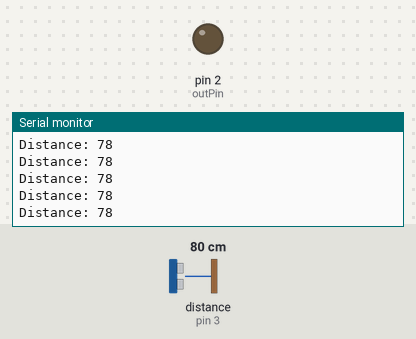
This sketch was run on a simulated Arduino Uno, built with avr-gcc and run on an emulated ATmega328P. On the bench: output pins drawn as LEDs (lit = HIGH), the last lines printed to the serial monitor. Wiring (inferred from the names in the program): ultrasonic range finder: trigger pin 4; echo pin 3. The test bench sets the inputs (shaded band); at power-on: distance to the obstacle (sensor on pin 3) 80 cm. The echo pulse lasts 58.3 µs per cm; pins used as bus, display or sensor lines are not drawn.

Above: at 1.2 s.
1.3 s: distance to the obstacle (sensor on pin 3) set to 2 cm
At 2.2 s:
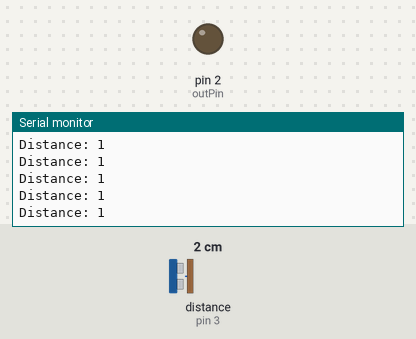
4.3 s: distance to the obstacle (sensor on pin 3) set to 120 cm
At 4.8 s:
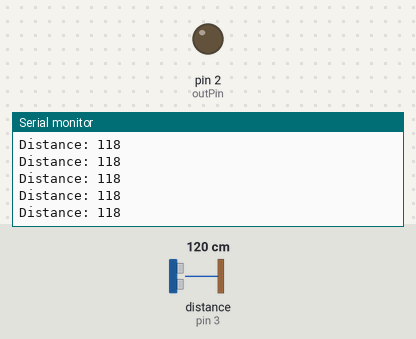
Timing chart, 0 to 7.3 s (numbered marks = the images above; inputs shaded):
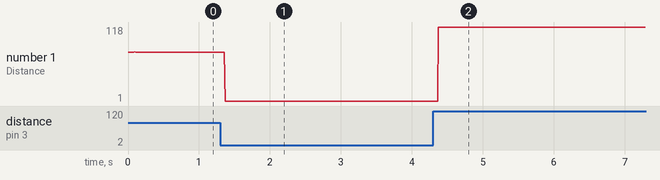

The sketch:

ultrasonic-light-exercise.ino
```cpp
/*
* Ultrasonic Sensor HC-SR04 and Arduino Tutorial
*
* Crated by Dejan Nedelkovski,
* www.HowToMechatronics.com
*
*/
// defines pins numbers
const int outPin = 2;
const int trigPin = 4;
const int echoPin = 3;

void setup() {
  pinMode(outPin, OUTPUT);
  pinMode(trigPin, OUTPUT); // Sets the trigPin as an Output
  pinMode(echoPin, INPUT); // Sets the echoPin as an Input
  Serial.begin(9600); // Starts the serial communication
}

void loop() {
  // Get the distance currently measured by the Ultrasonic sensor
  int distance = getDistance();

  if(distance > 300){
    /*
      On line 28, write a HIGH value to pin number 2 which is a digital pin
    */

  }
  else{
    /*
      On line 34, write a LOW value to pin number 2 which is a digital pin
    */

  }
}


/*
 * DO NOT WRITE ANYTHING BELOW THIS LINE
 */

int getDistance() {
  // Clears the trigPin
  digitalWrite(trigPin, LOW);
  delayMicroseconds(2);

  // Sets the trigPin on HIGH state for 10 micro seconds
  digitalWrite(trigPin, HIGH);
  delayMicroseconds(10);
  digitalWrite(trigPin, LOW);

  // Reads the echoPin, returns the sound wave travel time in microseconds
  long duration = pulseIn(echoPin, HIGH);

  // Calculating the distance
  int distance = duration*0.034/2;

  // Prints the distance on the Serial Monitor
  Serial.print("Distance: ");
  Serial.println(distance);

  // Return the distance
  return distance;
}
```

Measured:
- after the input at 1.3 s, the serial monitor: prints a new line after 0.07 s (image 1)
- after the input at 4.3 s, the serial monitor: prints a new line after 0.08 s (image 2)
- plotted number 1: 78 → 1 after the input at 1.3 s, 1 → 118 after the input at 4.3 s
